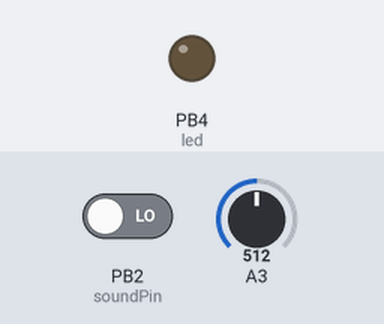
This sketch was run on a simulated ATtiny85, built with avr-gcc and run on an emulated ATtiny85. Parts: output pins drawn as LEDs (lit = HIGH). The inputs (shaded band) are chosen by the test bench; at power-on: A3 = 512, PB2 (soundPin) LOW.

Above: at 1.2 s.
1.3 s: A3 set to 536
At 2.55 s:
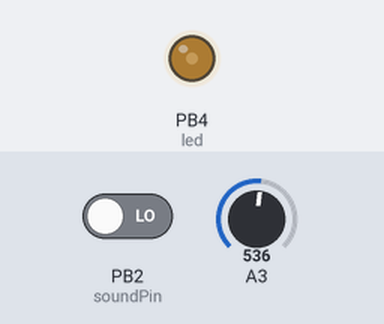
At 4.7 s:
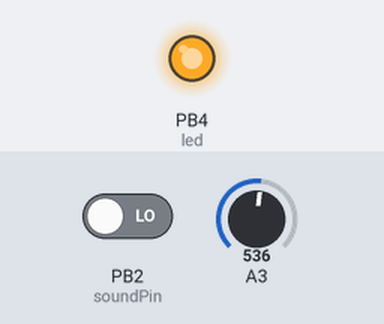
Timing chart, 0 to 10.6 s (numbered marks = the images above; inputs shaded):
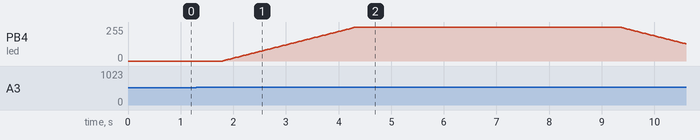

The sketch:

Breath_Attiny85_2aug.ino
```cpp
//MICROPHONE SETUP


int soundPin = 2;

//int soundPin = A0;

#define MIC_THOLD 5

//////////////////////////////////////////////////////////////////////////////////////////////////

// LDR SETUP

//Attiny Pin
int sensorPin = 3;
//int sensorPin = A1;
int sensorValue = 0; // variable to store the value coming from the sensor

//Variables to handle timing for LED

float timerSensor = 0;
float timeSensor = 600;

//Floor mic value
unsigned int mic_floor;
unsigned int LDR_floor;

//////////////////////////////////////////////////////////////////////////////////////////////////

// LED SETUP
//Attiny Pin
int led = 4;
int brightness = 0;    // how bright the LED is
int fadeAmount = 3;    // how many points to fade the LED by

int gstate = 0;


//////////////////////////////////////////////////////////////////////////////////////////////////

int period = 500;
unsigned long time_now = 0;

void get_mic_floor() {
  unsigned long sum_readings = 0;
  for (int i = 0; i < 10; i++) {
    sum_readings += analogRead(soundPin);
    delay(10);
  }
  mic_floor = sum_readings / 10;
}

void get_LDR_floor() {
  unsigned long sum_LDRreadings = 0;
  for (int i = 0; i < 10; i++) {
    if (millis() - timerSensor >= timeSensor) {
      // Get a new time reference in timerSensor (a new timer count is started)
      timerSensor = millis();
      sum_LDRreadings += analogRead(sensorPin);
      delay(10);
    }
    LDR_floor = sum_LDRreadings / 10;
  }
}


void setup() {


  pinMode(led, OUTPUT);


  //get_mic_floor();
  // Store actual time in every timer
  timerSensor = millis();
}

void loop() {

  switch (gstate) {

    case 0:
      readMic();
      //      // If enough time has passed (more than timeSensor - 600ms- )
      if (millis() - timerSensor >= timeSensor) {
        // Get a new time reference in timerSensor (a new timer count is started)
        timerSensor = millis();
        sensorValue = analogRead(sensorPin); // read the value from the sensor
        //        if (sensorValue > 450) {
        //          gstate = 1;
        //        }
        if (sensorValue > 525) {
          gstate = 1;
        }
      }
      break;
    case 1:
      brightness = brightness + fadeAmount;

      if ( brightness >= 255) {
        delay(5000);
        time_now = millis();


        fadeAmount = -fadeAmount;
      }
      if (brightness < 0) {
        delay(10000);
        resetSystem();
      }
      analogWrite(led, brightness);
      delay(30);
      break;
      //  }
  }
}
void readMic_analog() {

  long sum = 0;
  for (int i = 0; i < 100; i++)
  {
    sum += analogRead(soundPin);
  }
  sum = sum / 100;
  //Serial.println(sum);
  if  (sum > mic_floor + MIC_THOLD) gstate = 1;
}

void readMic() {
  if (digitalRead(soundPin) == HIGH) gstate = 1;
}

void resetSystem() {
  fadeAmount = 3;
  gstate = 0;
  brightness = 0;
}
```

Measured:
- the behaviour switches between 525 and 526 on A3 (found by bisection; images 0 and 1)
- after the input at 1.3 s, PB4 (led): rises from 0/255 to 255/255 in 7.5 s, then falls to 129/255 in 1.3 s
